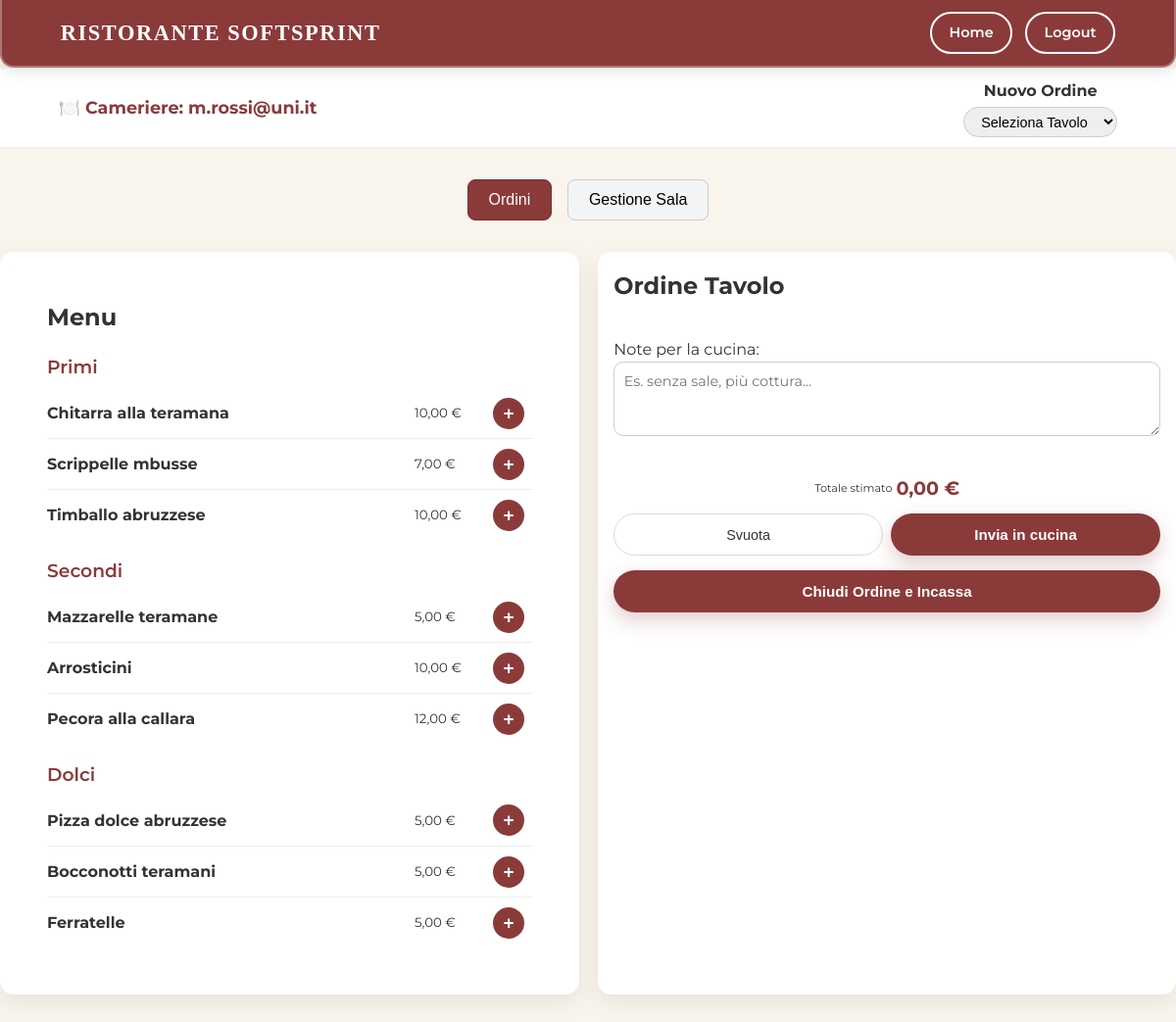
The page /public/cameriere.php (signed in) on the database as committed earlier.
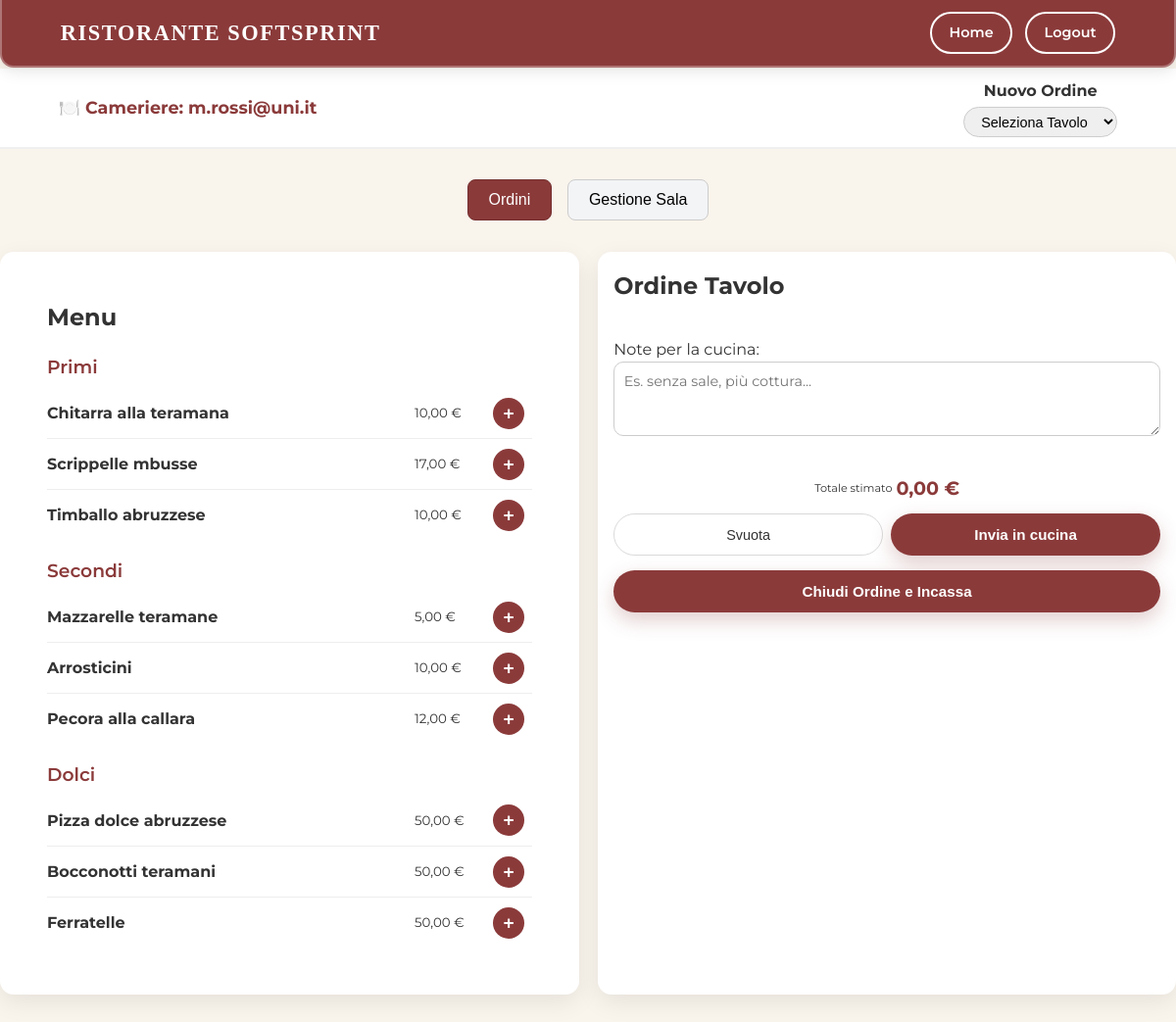
The same page on the database as committed later.
### tables this page shows
CREATE TABLE `piatto` (
  `id_piatto` int(11) NOT NULL,
  `nome` varchar(50) NOT NULL,
  `prezzo` decimal(5,0) NOT NULL,
  `categoria` varchar(255) DEFAULT NULL,
  `img` varchar(255) DEFAULT NULL,
  `descrizione` varchar(255) DEFAULT NULL
);

### php/includes/db.php (called while the page is built, shortened)
<?php
    function open(){
        $connDB = new mysqli(dbhost, dbuser, dbpass, db);
        return $connDB;
    }
?>

### php/class/Piatto.php (called while the page is built, shortened)
<?php
require_once __DIR__ . "/../includes/db.php";
class Piatto {
    private $db;
    public function __construct() {
        $this->db = open();
    }
    public function getMenu(): array {
        $query = "SELECT * FROM piatto";
        $req= $this->db->query($query);
        return $req ->fetch_all(MYSQLI_ASSOC);
    }
}

### public/cameriere.php (the view, shortened to what this page needs)
<?php
require_once "../php/includes/header.php";
require_once "../php/class/Tavolo.php";
require_once "../php/class/Piatto.php";
$header = new Header();
$id_tavolo = isset($_GET['tavolo']) ? intval($_GET['tavolo']) : 0;
$piattoObj = new Piatto();
$menu = $piattoObj->getMenu();
$piattiPerCategoria = [];
foreach ($menu as $p) {
    $piattiPerCategoria[$p['categoria']][] = $p;
}
?>
<?php echo $header->render('user'); ?>
<header class="waiter-topbar">
    <div class="container topbar-inner">
        <strong class="cameriere-title">🍽️ Cameriere: <?= htmlspecialchars($_SESSION['email']); ?></strong>
        <div class="topbar-center">
            <strong>Nuovo Ordine</strong><br>
            <select id="select-tavolo" onchange="vaiAlTavolo(this)">
                <option value="">Seleziona Tavolo</option>
            </select>
        </div>
    </div>
</header>
<div class="tab-container">
    <button class="tab-btn active" data-tab="OrdiniContainer">Ordini</button>
    <button class="tab-btn" data-tab="GestioneSalaContainer">Gestione Sala</button>
</div>
<main class="container waiter-layout">
    <div id="OrdiniContainer" class="tab-content active" >
        <section id="MenuPanel" class="menu-panel">
            <h2>Menu</h2>
            <?php foreach ($piattiPerCategoria as $categoria => $piatti): ?>
                <div class="menu-category">
                    <h3><?= htmlspecialchars($categoria) ?></h3>
                    <ul>
                        <?php foreach ($piatti as $p):
                            $id = intval($p['id_piatto']);
                            $price = floatval($p['prezzo']);
                            $title = htmlspecialchars($p['nome'], ENT_QUOTES);
                        ?>
                        <li class="dish" data-id="<?= $id ?>" data-price="<?= $price ?>" data-title="<?= $title ?>">
                            <strong><?= $title ?></strong>
                            <small><?= number_format($price, 2, ',', '') ?> €</small>
                            <button class="dish-add">+</button>
                        </li>
                        <?php endforeach; ?>
                    </ul>
                </div>
            <?php endforeach; ?>
        </section>
        <aside id="OrdineRiepilogo" class="order-panel">
            <header class="order-header">
                <h2 id="ordine-titolo">Ordine Tavolo <?= $id_tavolo > 0 ? $id_tavolo : '' ?></h2>
            </header>
            <div>
                <label for="note-cucina">Note per la cucina:</label>
                <textarea id="note-cucina" rows="3" placeholder="Es. senza sale, più cottura..."></textarea>
            </div>
            <div class="order-footer" style="margin-top: 15px; flex-direction: column;">
                <div class="order-total">
                    <span>Totale stimato</span>
                    <strong id="order-total">0,00 €</strong>
                </div>
                <div class="order-actions" style="margin-top: 10px; width: 100%;">
                    <button class="btn-secondary" id="btn-svuota" style="width: 50%;">Svuota</button>
                    <button class="btn-primary" id="btn-invia" style="width: 50%;">Invia in cucina</button>
                </div>
                <div style="margin-top: 15px; width: 100%;">
                    <form action="cameriere.php" method="post" id="form-chiudi-ordine">
                        <button type="submit" name="chiudi_ordine" class="btn-primary"
                                style="width: 100%;"
                                onclick="preparaChiusura(event)">
                        Chiudi Ordine e Incassa
                        </button>
                    </form>
                </div>
            </div>
        </aside>
    </div>
</main>
</body>
</html>

### php/includes/header.php (shortened to what this page needs)
<?php
class Header
{
    public function render($type = 'guest')
    {
        return '
                <!DOCTYPE html>
                <html lang="it">
                <head>
                    <meta charset="UTF-8" />
                    <title>Ristorante di Softsprint</title>
                    <meta name="viewport" content="width=device-width, initial-scale=1.0" />
                    <link href="https://fonts.googleapis.com/css2?family=Playfair+Display:wght@500;700&family=Montserrat:wght@300;400;600&display=swap" rel="stylesheet">
                    <link rel="stylesheet" href="../css/style.css">
                    <script src="../js/main.js"></script>
                </head>
                <body>' . $this->buildHeader($type) ;
    }
    private function buildHeader($type)
    {
        $buttons = $this->getButtons($type);
        return '
        <header class="navbar">
            <div class="container navbar-inner">
                <div class="logo">Ristorante Softsprint</div>
                <nav class="nav-links"></nav>
                <div class="nav-right-buttons">
                    ' . $buttons . '
                </div>
            </div>
        </header>
        ';
    }
    private function getButtons($type)
    {
        switch ($type) {
            case "user":
                return '
                    <a href="../index.php" class="nav-cta">Home</a>
                    <a href="./logout.php" class="nav-cta">Logout</a>
                ';
        }
    }
}
?>

Rows that differ between the two databases and show on the page:
changed piatto "Scrippelle mbusse": prezzo "7,00" → "17,00"
changed piatto "Pizza dolce abruzzese": prezzo "5,00" → "50,00"
changed piatto "Bocconotti teramani": prezzo "5,00" → "50,00"
changed piatto "Ferratelle": prezzo "5,00" → "50,00"
